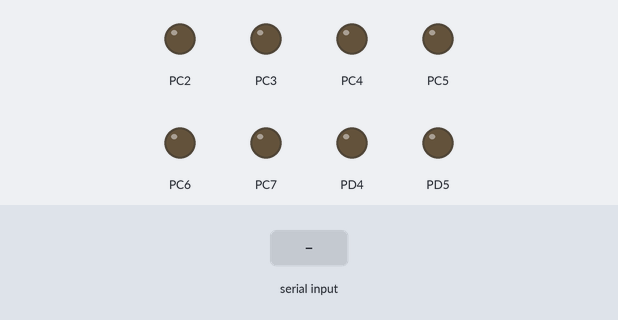
Bench run of a program on a simulated ATmega32, built with avr-gcc and emulated at 16 MHz. On the bench: output pins drawn as LEDs (lit = HIGH). Inputs (shaded band) come from the test bench.

Above: at 1.2 s.
1.3 s: byte 1 (0b00000001) received over Serial
At 2.0 s:
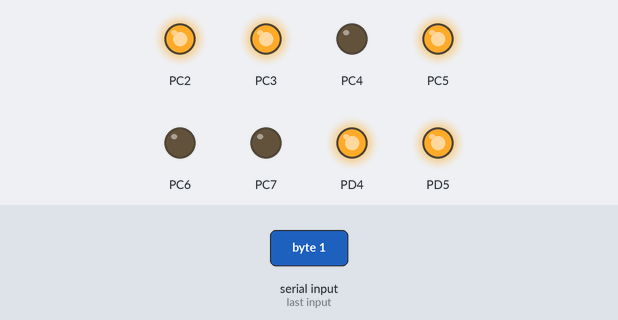
2.8 s: byte 2 (0b00000010) received over Serial
At 3.1 s:
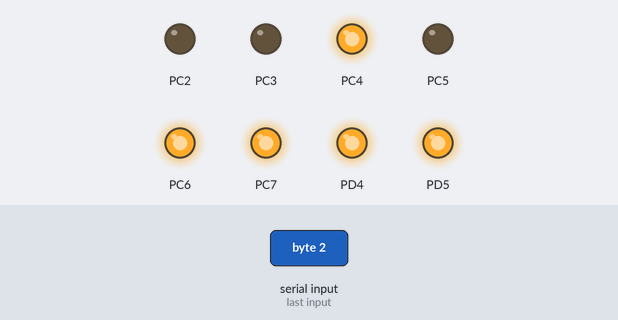
4.3 s: byte 4 (0b00000100) received over Serial
At 5.5 s:
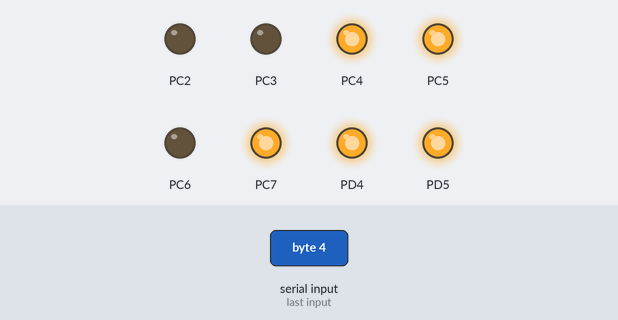
5.8 s: byte 8 (0b00001000) received over Serial
At 6.6 s:
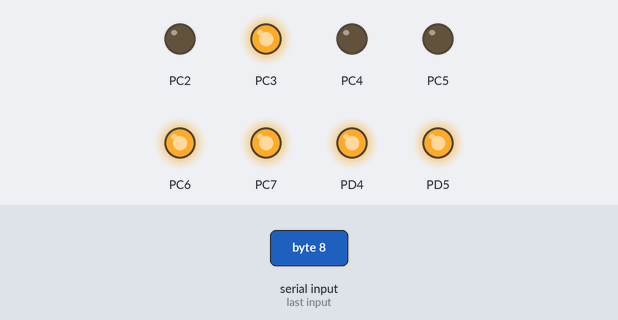
Timing chart, 0 to 8.3 s (numbered marks = the images above; inputs shaded):
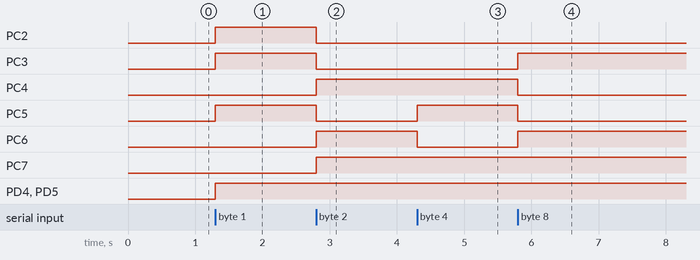

The program:

main.c
```c
/*
 * Master.c
 *
 * Created: 1/7/2022 12:03:42 AM
 * Author : youss
 */

#define F_CPU 16000000UL
#include <avr/io.h>
#include "UART.h"
#include "PLATFORM_TYPES.h"
#include "util/delay.h"
#include "BIT_MATH.h"

int main(void)
{

	DDRC = 0b11111100;
	DDRD = 0b00110000;
	Uart_init(9600);
	int x;

    while (1)
    {
		x = UART_recieve_byte();
		if (x == 0b00000001)
		{
			PORTD = 0b00110000;
			PORTC = 0b00101100;
		}

		else if (x == 0b00000010)
		{
			PORTD = 0b00110000;
			PORTC = 0b11010000;
		}

		else if (x == 0b00000100)
		{
			PORTD = 0b00110000;
			PORTC = 0b10110000;
		}
		else if (x == 0b00001000)
		{
			PORTD = 0b00110000;
			PORTC = 0b11001000;
		}
		else if (x == 0b00010000)
		{
			PORTD = 0b00000000;
			PORTC = 0b00000000;
		}

    }
}
```

PLATFORM_TYPES.h
```c
#ifndef PLATFORM_TYPES_H_
#define PLATFORM_TYPES_H_

#ifndef NULL
#define NULL ((void*)0)
#endif

#define OK 		(1)
#define NOK 	(0)

typedef unsigned char  uint8;
typedef unsigned short uint16;
typedef unsigned long  uint32;
typedef signed char   sint8;
typedef signed short  sint16;
typedef signed long   sint32;
typedef float         FP_32;
typedef double        FP_64;


#endif /* PLATFORM_TYPES_H_ */
```

UART.c
```c
#include "UART.h"
#define F_CPU 16000000UL

char compareString(char arr1[10] , char arr2[10])
{
	int i=0;
	char flag=0;
	while((arr2[i]!='\0'))
	{
		if(arr1[i]==arr2[i])
		{
			flag=1;
		}else{
			flag=0;
		}
		i++;
	}
	return flag ;
}
void Uart_init(long BaudRate)
{
	UCSRB=(1<<RXEN)|(1<<TXEN);
	UCSRC=(1<<URSEL)|(1<<UCSZ0)|(1<<UCSZ1);
	UBRRL=(unsigned char)(((F_CPU)/(16*BaudRate))-1);
}

void UART_send_byte( char byte)
{
	while(!(UCSRA &(1<<UDRE))); // while shift register flag != 1 (not empty))
	UDR=byte;

}

void UART_send_string( char *ptr)
{
	int i=0;

	while(ptr[i] != '\0')
	{
		UART_send_byte(ptr[i]);
		i++;
	}
	UART_send_byte(ptr[i]);
}

char  UART_recieve_byte(void)
{
	while((UCSRA & (1<<RXC)) ==0);

	return UDR ;


}
void  UART_recieve_string(char * ptr)
{
	int i=0;
	ptr[i]=UART_recieve_byte();
	while(ptr[i] !='#')
	{
		i++;
		ptr[i]=UART_recieve_byte();

	}
	ptr[i]='\0';


}
```

UART.h
```c
#ifndef UART_H_
#define UART_H_

#include <avr/io.h>

void Uart_init(long BaudRate);
void UART_send_byte( char byte);
void UART_send_string( char *ptr);
char UART_recieve_byte(void);
void UART_recieve_string( char *ptr);
char compareString(char arr1[10] ,char arr2[10]);

#endif /* UART_H_ */
```

BIT_MATH.h
```c
#ifndef BIT_MATH_H_
#define BIT_MATH_H_


#define SET_BIT(VAR,BIT_NO)          ((VAR) |= 1 << (BIT_NO))
#define CLR_BIT(VAR,BIT_NO)          ((VAR) &= ~(1 << (BIT_NO)))
#define TOGGLE_BIT(VAR,BIT_NO)       ((VAR) ^= 1 << (BIT_NO))
#define GET_BIT(VAR,BIT_NO)          (((VAR) >> (BIT_NO)) & 0x01)
#define WRITE_BIT(VAR,BIT_NO,VAL)    ((VAL)?SET_BIT(VAR,BIT_NO):CLR_BIT(VAR,BIT_NO));


#endif
```

Measured:
- after the input at 1.3 s, PC2, PC3, PC5, PD4, PD5: LOW → HIGH at once
- after the input at 2.8 s, PC2, PC3, PC5: HIGH → LOW at once; PC4, PC6, PC7: LOW → HIGH at once
- after the input at 4.3 s, PC5: LOW → HIGH at once; PC6: HIGH → LOW at once
- after the input at 5.8 s, PC3, PC6: LOW → HIGH at once; PC4, PC5: HIGH → LOW at once
